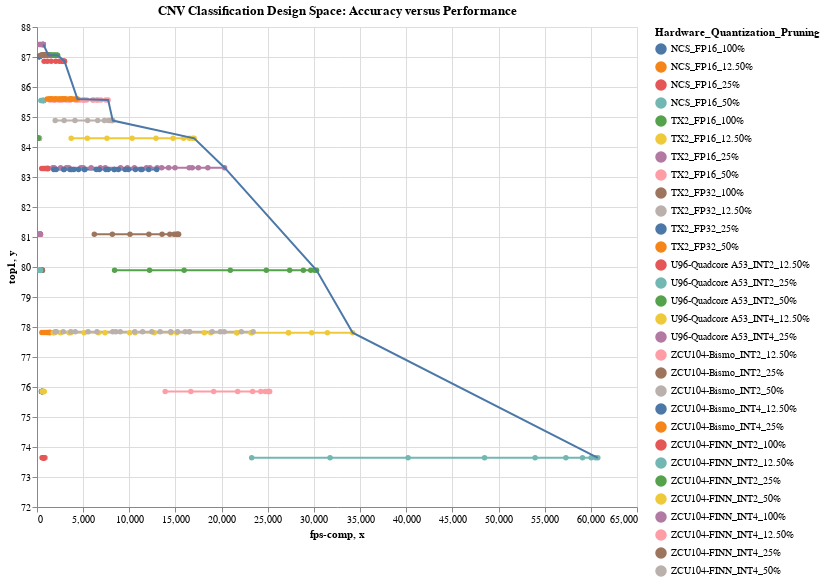

Notebook cell for this chart:
### Markdown cell above
The following pareto graph presents the accuracy versus performance in fps for all the Hardware Platforms across different Pruning and Quantization configurations. This provides insights into accuracy-based comparisons.

### Code cell
#hide_input
#%run scripts/altair_plots.py  #run the plot script if it wasn't previously run
pareto_graph(df= cnv_df, 
             groupcol= 'hw_datatype_prun',
             xcol = 'fps-comp', 
             ycol= 'top1',
             W= W, 
             H= H, 
             title= "CNV Classification Design Space: Accuracy versus Performance")

### Figure 1 — Vega-Lite specification as saved in the notebook (floating-point values rounded to 4 significant figures; data arrays with more than 128 entries replaced by an {"elided": "..."} marker saying what was removed)
{"config": {"view": {"continuousWidth": 400, "continuousHeight": 300}}, "layer": [{"data": {"name": "data-46f2abf2a4d0b66751730e6e3ef2a638"}, "mark": {"type": "line", "point": true}, "encoding": {"color": {"type": "nominal", "field": "hw_datatype_prun", "legend": {"columns": 1, "title": "Hardware_Quantization_Pruning"}}, "x": {"type": "quantitative", "field": "fps-comp"}, "y": {"type": "quantitative", "field": "top1", "scale": {"zero": false}}}, "selection": {"selector011": {"type": "interval", "bind": "scales", "encodings": ["x", "y"]}}}, {"data": {"name": "data-feef880f0741de4848837a0a17a257df"}, "mark": "line", "encoding": {"x": {"type": "quantitative", "field": "x"}, "y": {"type": "quantitative", "field": "y", "scale": {"zero": false}}}}], "height": 480, "title": "CNV Classification Design Space: Accuracy versus Performance", "width": 600, "$schema": "https://vega.github.io/schema/vega-lite/v4.0.2.json", "datasets": {"data-46f2abf2a4d0b66751730e6e3ef2a638": {"elided": "378 records"}, "data-feef880f0741de4848837a0a17a257df": [{"x": 686.8, "y": 87.42, "group": "ZCU104-FINN_INT4_100%"}, {"x": 1236.0, "y": 87.06, "group": "TX2_FP32_100%"}, {"x": 2231.0, "y": 87.06, "group": "TX2_FP16_100%"}, {"x": 2979.0, "y": 86.86, "group": "ZCU104-FINN_INT2_100%"}, {"x": 4385.0, "y": 85.6, "group": "TX2_FP32_50%"}, {"x": 7707.0, "y": 85.57, "group": "TX2_FP16_50%"}, {"x": 8209.0, "y": 84.88, "group": "ZCU104-FINN_INT4_50%"}, {"x": 17030.0, "y": 84.29, "group": "ZCU104-FINN_INT2_50%"}, {"x": 20320.0, "y": 83.31, "group": "TX2_FP16_25%"}, {"x": 30290.0, "y": 79.89, "group": "ZCU104-FINN_INT2_25%"}, {"x": 34200.0, "y": 77.81, "group": "TX2_FP16_12.50%"}, {"x": 60760.0, "y": 73.64, "group": "ZCU104-FINN_INT2_12.50%"}]}}
